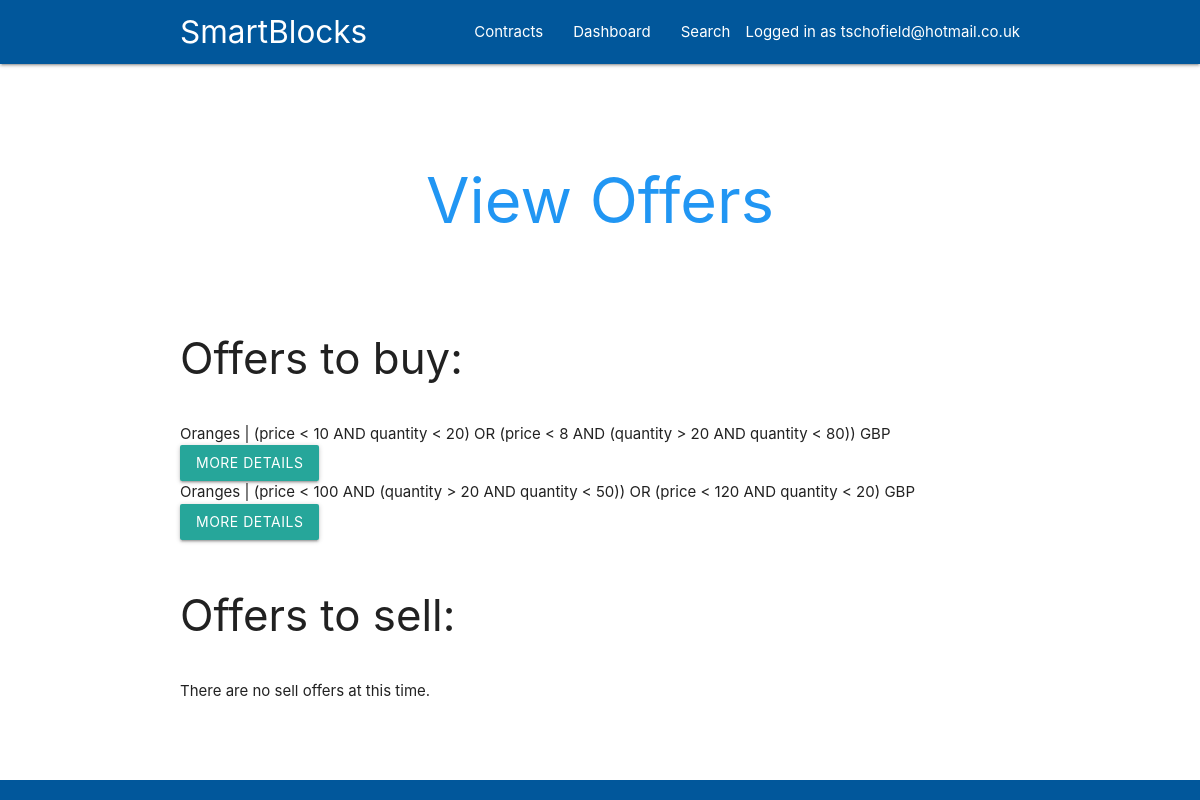
The app's page /webapp/offers/ (signed in), older data.
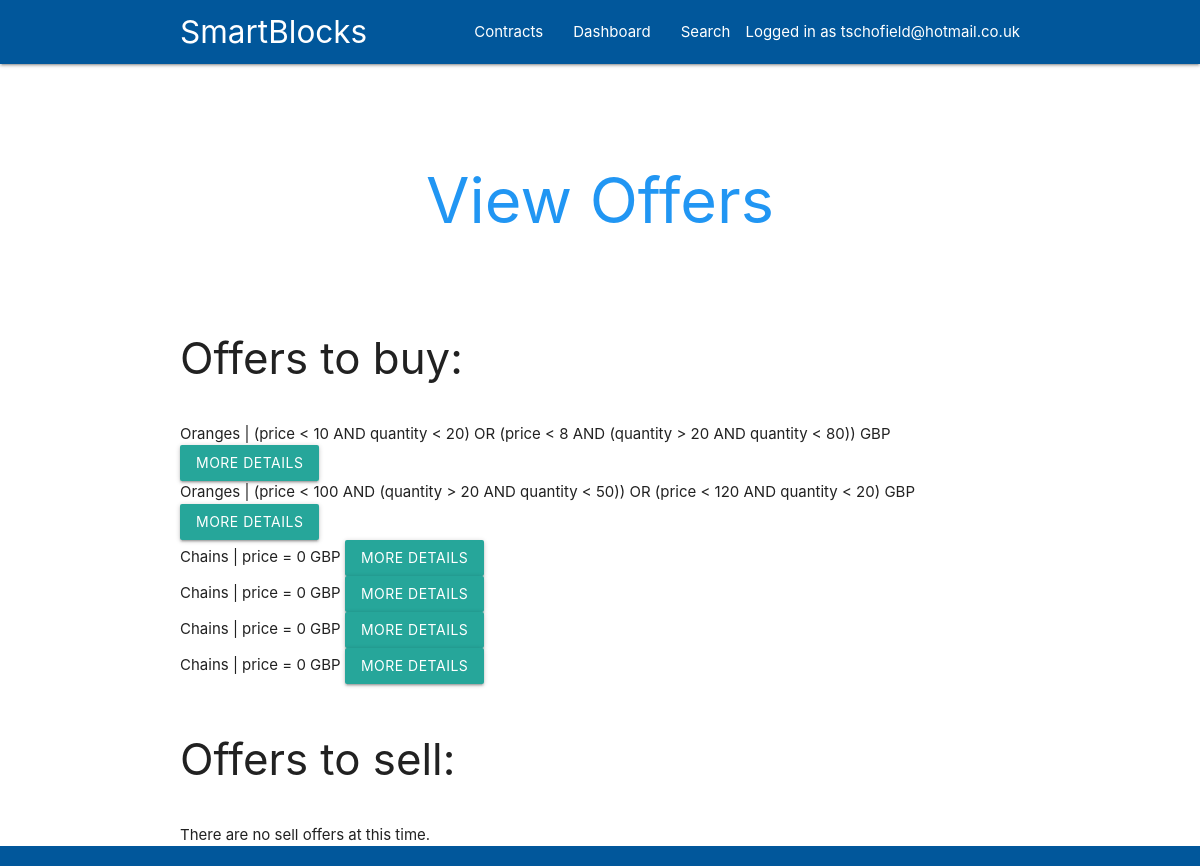
The same page, newer data.
### webapp/models.py (models this page shows, shortened)
class Offer(models.Model):
    buyer = models.ForeignKey(settings.AUTH_USER_MODEL, on_delete=models.CASCADE, related_name="b",null=True)
    seller = models.ForeignKey(settings.AUTH_USER_MODEL, on_delete=models.CASCADE, related_name="s", null=True)
    asset_name = models.CharField(max_length=100)
    condition_help = "Keywords: <span class='keyword'>AND</span>, <span class='keyword'>OR</span>.</br>Operations: <, >, =</br>Variables: <span class='variable'>price</span>, <span class='variable'>quantity</span></br>Use parentheses to group statements.</br></br>Example:</br> (<span class='variable'>price</span> < 100 <span class='keyword'>AND</span> (<span class='variable'>quantity</span> > 20 <span class='keyword'>AND</span> <span class='variable'>quantity</span> < 50)) </br><span class='keyword'>OR</span> (<span class='variable'>price</span> < 120 <span class='keyword'>AND</span> <span class='variable'>quantity</span> < 20)"
    completion_condition = models.CharField(max_length=256, help_text=condition_help)
    unit = models.CharField(max_length=10)
    GBP = 'GBP'
    USD = 'USD'
    BTC = 'BTC'
    CURRENCY_CHOICES = ((GBP, 'GBP'), (USD, 'USD'), (BTC, 'BTC'))
    currency = models.CharField(max_length=3, choices=CURRENCY_CHOICES, default=GBP)
    quantity = models.DecimalField(default=0, max_digits=20,decimal_places=4)
    price = models.DecimalField(default=0, max_digits=30, decimal_places=10)
    BUY = 'Buy'
    SELL = 'Sell'
    CONTRACT_CHOICES = ((BUY, 'BUY'),(SELL, 'SELL'))
    contract_type = models.CharField(max_length=4, choices=CONTRACT_CHOICES, default=BUY)

### webapp/views.py (the view)
# urls.py: path('offers/', views.offers, name='offers'),
@login_required
def offers(request):
    buy_offers = Offer.objects.filter(seller=None).exclude(buyer=request.user)
    sell_offers = Offer.objects.filter(buyer=None).exclude(seller=request.user)
    return render(request, 'webapp/offers.html', {'buy_offers':buy_offers,'sell_offers':sell_offers})

### webapp/templates/webapp/offers.html (shortened to what this page needs)
{% extends 'base.html' %}
{% block header %}
      <h1 class="header center blue-text">View Offers</h1>
{% endblock %}
{% block content %}
<h3>Offers to buy:</h3><br>
{% if buy_offers.first is not None %}
{% for offer in buy_offers %}
{{ offer.asset_name }} | {{ offer.completion_condition }} {{ offer.currency }} <a class="btn" href="{% url 'webapp:details' offer.id %}">More details</a><br>
{% endfor %}
{% else %}
There are no buy offers at this time.
{% endif %}
<br>
<h3>Offers to sell:</h3><br>
{% if sell_offers.first is not None %}
{% for offer in sell_offers %}
{{ offer.asset_name }} | {{ offer.completion_condition }} {{ offer.currency }} <a class="btn" href="{% url 'webapp:details' offer.id %}">More details</a><br>
{% endfor %}
{% else %}
There are no sell offers at this time.
{% endif %}
{% endblock %}

Row changes from the older to the newer data that the page shows:
added Offer: asset_name "Chains", completion_condition "price = 0", currency "GBP"
added Offer: asset_name "Chains", completion_condition "price = 0", currency "GBP"
added Offer: asset_name "Chains", completion_condition "price = 0", currency "GBP"
added Offer: asset_name "Chains", completion_condition "price = 0", currency "GBP"
